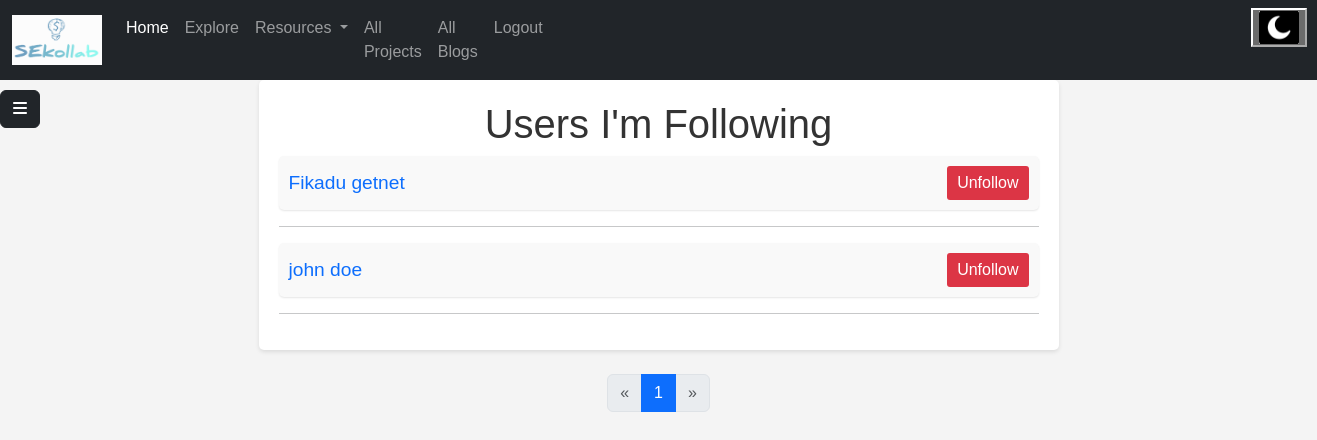
Page /myfollowing (signed in) on the earlier database version.
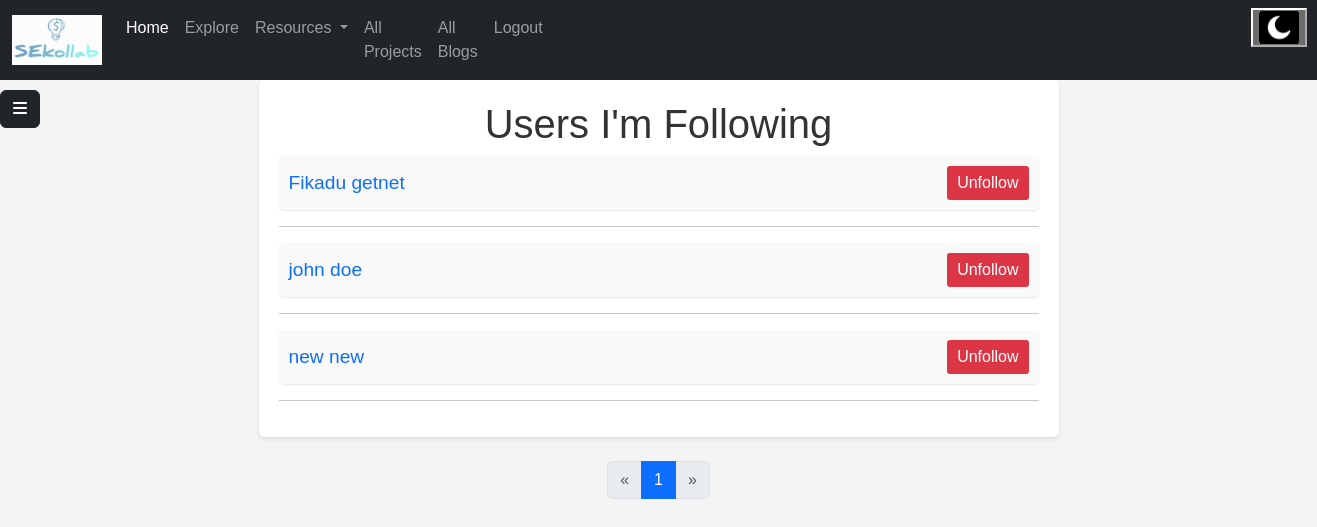
Same page on the later database version.
### models.py (models this page shows)
class Follower(db.Model):
    __tablename__ = "followers"
    id = Column(Integer, primary_key=True, autoincrement=True)
    user_id = Column(Integer, ForeignKey('users.id', ondelete='CASCADE'), nullable=False)
    follower_id = Column(Integer, ForeignKey('users.id', ondelete='CASCADE'), nullable=False)
    followed_user = relationship("User", foreign_keys=[user_id], back_populates="followers")
    follower = relationship("User", foreign_keys=[follower_id], back_populates="following")

class User(UserMixin, db.Model):
    __tablename__ = "users"
    id = Column(Integer, primary_key=True, autoincrement=True)
    email = Column(String(100), unique=True)
    username = Column(String)
    fname = Column(String(30), nullable=False)
    lname = Column(String(30), nullable=False)
    profile_photo = Column(String)
    about_me = Column(String, nullable=False)
    phone_number = Column(String(11), nullable=False)
    age = Column(String(11), nullable=False)
    status = Column(String, nullable=False)
    skills = Column(String, nullable=False)
    portfolio = Column(String)
    password = Column(String(100))
    date = Column(String, nullable=False, default=datetime.date.today().strftime("%B %d, %Y"))
    is_active = db.Column(db.Boolean, default=True)
    country = Column(String, nullable=False)
    City = Column(String, nullable=False)
    twitter = Column(String)
    github = Column(String)
    education_status = Column(String)
    employment_status=Column(String, nullable=False)
    blogs = relationship("Blog", back_populates="author")
    comments = relationship("Userscomment", back_populates="user")
    liked_blogs = relationship("Blog", secondary='liked_blogs', backref='liking_users')
    collabration = relationship("Collabration", back_populates="user")
    followers = relationship("Follower", foreign_keys="[Follower.user_id]",back_populates="followed_user")
    following = relationship("Follower", foreign_keys="[Follower.follower_id]", back_populates="follower")
    interests = relationship("Interest", back_populates="user")

### main.py (the view)
@app.route("/myfollowing", methods=["GET", "POST"])
@login_required
def myfollowing():
    page = request.args.get("page", default=1, type=int)
    per_page = 10
    offset = (page - 1) * per_page
    user = User.query.get(current_user.id)
    following = Follower.query.filter_by(follower_id=current_user.id).offset(offset).limit(per_page).all()
    total_records = User.query.count()
    total_pages = (total_records // per_page) + (1 if total_records % per_page > 0 else 0)
    return render_template("myfollowing.html", allfollowing=following, user=user, page=page, total_pages=total_pages)

### main.py (called while the page is built)
@login_manager.user_loader
def load_user(user_id):
    return User.query.get(int(user_id))

### templates/myfollowing.html (shortened to what this page needs)
<!DOCTYPE html>
<html lang="en">
<head>
    <link href="https://cdn.jsdelivr.net/npm/bootstrap@5.3.3/dist/css/bootstrap.min.css" rel="stylesheet">
    <link rel="stylesheet" href="../static/css/myfollowing.css">
    <link rel="stylesheet" href="../static/css/sidebar.css">
</head>
<body>
{% include "navigationloggedin.html" %}
{% include "sidebar.html" %}
    <div class="container">
        <h1>Users I'm Following</h1>
        <div class="followers">
            {% if allfollowing %}
            {% for f in allfollowing %}
            <div class="follower">
               <a href="{{ url_for('profile',id=f.follower.id) }}"><p>{{ f.followed_user.fname }} {{ f.followed_user.lname }}</p></a>
                <button class="unfollow-btn" follower-id="{{ f.follower_id }}" >Unfollow</button>
            </div>
            <hr>
            {% endfor %}
            {% else %}
            <h3 style="margin-left: 30%;margin-top:40px;">You don't follow anyone yet</h3>
            <a style="margin-left: 30%" href="{{ url_for('otherusers') }}"><button type="button" class="btn btn-info">Click her to see other users</button></a>
            {% endif %}
        </div>
    </div>
<nav class="my-4" aria-label="...">
  <ul class="pagination justify-content-center">
    <li class="page-item {{ 'disabled' if page <= 1 else '' }}">
      <a class="page-link" href="{{ url_for('myfollowing', page=page-1) }}" tabindex="-1" aria-disabled="{{ 'true' if page <= 1 else 'false' }}">&laquo;</a>
    </li>
    {% for p in range(1, total_pages + 1) %}
      <li class="page-item {{ 'active' if p == page else '' }}">
        <a class="page-link" href="{{ url_for('myfollowing', page=p) }}">{{ p }}</a>
      </li>
    {% endfor %}
    <li class="page-item {{ 'disabled' if page >= total_pages else '' }}">
      <a class="page-link" href="{{ url_for('myfollowing', page=page+1) }}">&raquo;</a>
    </li>
  </ul>
</nav>
</body>
</html>

### templates/navigationloggedin.html (shortened to what this page needs)
<nav class="navbar navbar-expand-lg bg-body" data-bs-theme="dark">
  <div class="container-fluid">
   <a class="navbar-brand" href="{{ url_for('home') }}"><img style="width: 90px; height: 50px;" src="../static/images/logo3.PNG">  </a>
    <div class="collapse navbar-collapse" id="navbarSupportedContent">
      <ul class="navbar-nav me-auto mb-2 mb-lg-0">
        <li class="nav-item">
          <a class="nav-link active" aria-current="page" href="{{ url_for('home') }}">Home</a>
        </li>
        <li class="nav-item">
          <a class="nav-link" href="{{ url_for('explore') }}">Explore</a>
        </li>
        <li class="nav-item dropdown">
          <a class="nav-link dropdown-toggle" href="#" role="button" data-bs-toggle="dropdown" aria-expanded="false">
            Resources
          </a>
        </li>
        <li class="nav-item">
          <a class="nav-link"  href="{{ url_for('allcollbration') }}">All Projects</a>
        </li>
        <li class="nav-item">
          <a class="nav-link"  href="{{ url_for('allblogs') }}">All Blogs</a>
        </li>
        <li class="nav-item">
          <a class="nav-link" href="{{ url_for('logout') }}">Logout</a>
        <li class="nav-item" style="padding-left: 700px;">
                <button id="toggle-dark-mode" ><img style="width: 40px;" src="../static/images/darkmode.png"></button>
 </li>
      </ul>
    </div>
  </div>
</nav>

### templates/sidebar.html (shortened to what this page needs)
<button class="btn btn-dark" style="position: fixed; margin-top:10px;" type="button" data-bs-toggle="offcanvas" data-bs-target="#offcanvasExample" aria-controls="offcanvasExample">
  <i class="fa-solid fa-bars" ></i>
</button>

### static/css/myfollowing.css (style rules this page uses)
body { font-family: Arial, sans-serif; background-color: #f4f4f4; margin: 0; }
.container { max-width: 800px; margin: 0 auto; background-color: #fff; padding: 20px; border-radius: 5px; box-shadow: 0 2px 4px rgba(0, 0, 0, 0.1); }
h1 { text-align: center; color: #333; }
.follower { display: flex; align-items: center; justify-content: space-between; margin-bottom: 10px; padding: 10px; background-color: #f9f9f9; border-radius: 5px; box-shadow: 0 1px 2px rgba(0, 0, 0, 0.1); }
.follower p { margin: 0; font-size: 1.2em; }
.unfollow-btn { background-color: #dc3545; color: #fff; border: none; padding: 5px 10px; border-radius: 3px; cursor: pointer; }
a { text-decoration: none; }

### static/css/sidebar.css (style rules this page uses)
a { text-decoration: none; }
li { color: black; }

Differences in the rows shown:
added Follower: followed_user.fname "new", followed_user.lname "new"
